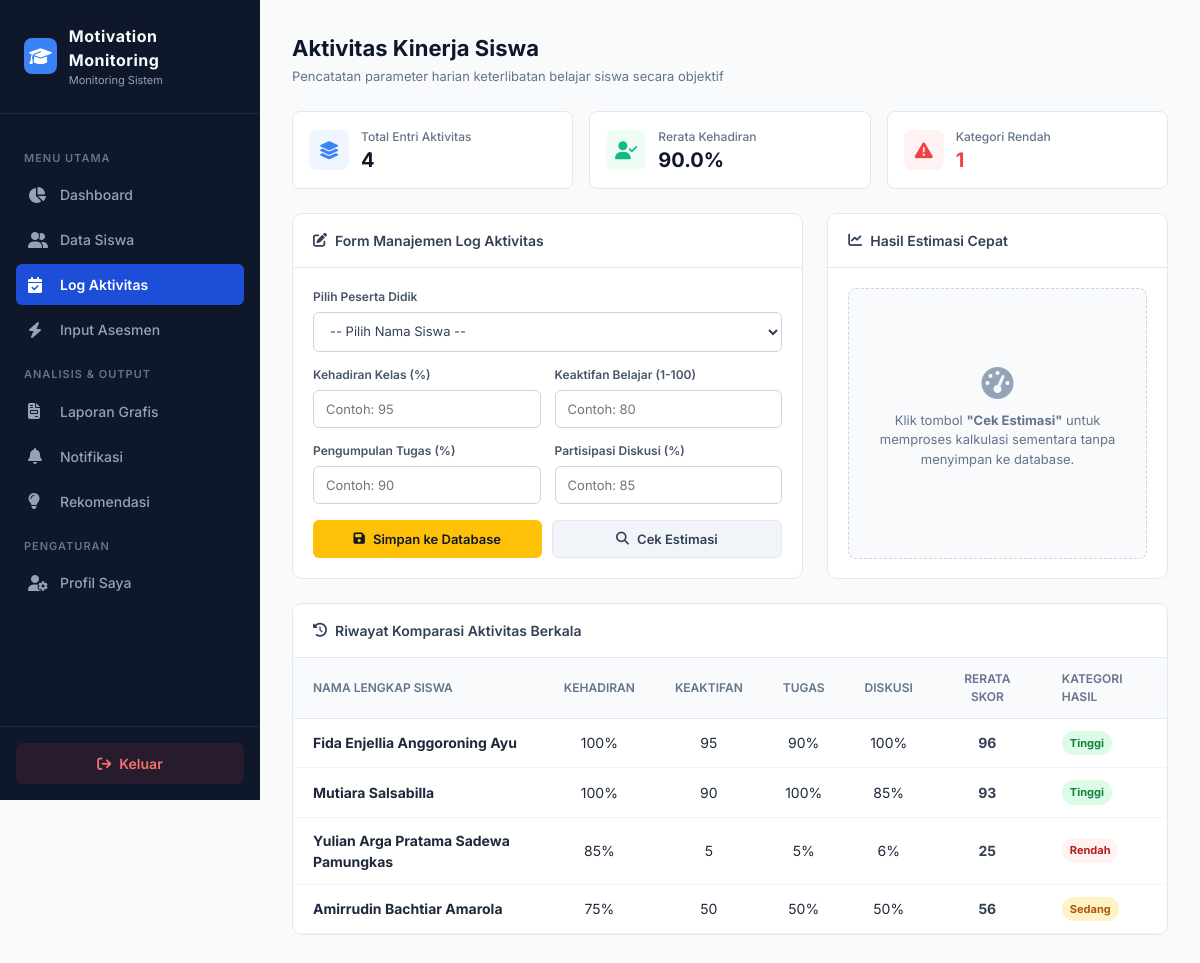
The page /aktivitas on the database its author committed.
### tables this page shows
CREATE TABLE aktivitas (
    id INTEGER PRIMARY KEY AUTOINCREMENT,
    id_siswa INTEGER,
    hadir INTEGER,
    aktif INTEGER,
    tugas INTEGER,
    diskusi INTEGER
);

CREATE TABLE siswa (
    id INTEGER PRIMARY KEY AUTOINCREMENT,
    nama TEXT,
    kelas TEXT
);

### app.py (the view)
@app.route('/aktivitas')
def aktivitas():
    conn = get_db_connection()
    data = conn.execute("""
        SELECT a.*, s.nama,
        (a.hadir + a.aktif + a.tugas + a.diskusi)/4 as skor
        FROM aktivitas a
        JOIN siswa s ON a.id_siswa = s.id
    """).fetchall()
    hasil = []
    for d in data:
        skor = round(d['skor'], 2)
        if skor >= 75:
            kategori = "Tinggi"
        elif skor >= 50:
            kategori = "Sedang"
        else:
            kategori = "Rendah"
        hasil.append({
            "nama": d["nama"],
            "hadir": d["hadir"],
            "aktif": d["aktif"],
            "tugas": d["tugas"],
            "diskusi": d["diskusi"],
            "skor": skor,
            "kategori": kategori
        })
    conn.close()
    siswa = get_all_siswa()
    return render_template('aktivitas.html', siswa=siswa, aktivitas=hasil)

### config/db_config.py (called while the page is built)
def get_db_connection():
    conn = sqlite3.connect('database.db')
    conn.row_factory = sqlite3.Row
    return conn

### models/siswa.py (called while the page is built)
def get_all_siswa():
    conn = get_db_connection()
    data = conn.execute("SELECT * FROM siswa").fetchall()
    conn.close()
    return data

### templates/aktivitas.html (shortened to what this page needs)
<!doctype html>
<html lang="id">
  <head>
    <link
      rel="stylesheet"
      href="https://cdnjs.cloudflare.com/ajax/libs/font-awesome/6.4.0/css/all.min.css"
    />
  </head>
  <body>
    <div class="app-container">
      <aside class="sidebar">
        <div class="sidebar-brand">
          <div class="brand-icon">
            <i class="fa-solid fa-graduation-cap"></i>
          </div>
          <div class="brand-text">
            <h2>Motivation Monitoring</h2>
            <span>Monitoring Sistem</span>
          </div>
        </div>
        <nav class="sidebar-menu">
          <p class="menu-category">Menu Utama</p>
          <a href="/dashboard" class="menu-item"
            ><i class="fa-solid fa-chart-pie"></i> Dashboard</a
          >
          <a href="/siswa" class="menu-item"
            ><i class="fa-solid fa-user-group"></i> Data Siswa</a
          >
          <a href="/aktivitas" class="menu-item active"
            ><i class="fa-solid fa-calendar-check"></i> Log Aktivitas</a
          >
          <a href="/asesmen_kompleks" class="menu-item"
            ><i class="fa-solid fa-bolt"></i> Input Asesmen</a
          >
          <p class="menu-category">Analisis & Output</p>
          <a href="/laporan" class="menu-item"
            ><i class="fa-solid fa-file-invoice"></i> Laporan Grafis</a
          >
          <a href="/notifikasi" class="menu-item"
            ><i class="fa-solid fa-bell"></i> Notifikasi</a
          >
          <a href="/rekomendasi" class="menu-item"
            ><i class="fa-solid fa-lightbulb"></i> Rekomendasi</a
          >
          <p class="menu-category">Pengaturan</p>
          <a href="/profil" class="menu-item">
            <i class="fa-solid fa-user-gear"></i> Profil Saya
          </a>
        </nav>
        <div class="sidebar-footer">
          <a href="/" class="btn-logout"
            ><i class="fa-solid fa-arrow-right-from-bracket"></i> Keluar</a
          >
        </div>
      </aside>
      <main class="main-content">
        <header class="topbar">
          <div class="topbar-left">
            <h1>Aktivitas Kinerja Siswa</h1>
            <p class="subtitle">
              Pencatatan parameter harian keterlibatan belajar siswa secara
              objektif
            </p>
          </div>
        </header>
        <section class="metrics-grid">
          <div class="metric-card">
            <div class="metric-icon text-blue bg-blue-light">
              <i class="fa-solid fa-layer-group"></i>
            </div>
            <div class="metric-body">
              <span class="metric-label">Total Entri Aktivitas</span>
              <span class="metric-value">{{ aktivitas|length }}</span>
            </div>
          </div>
          <div class="metric-card">
            <div class="metric-icon text-success bg-success-light">
              <i class="fa-solid fa-user-check"></i>
            </div>
            <div class="metric-body">
              <span class="metric-label">Rerata Kehadiran</span>
              <span class="metric-value">
                {% if aktivitas %} {{ (aktivitas | sum(attribute='hadir') /
                aktivitas|length) | round(2) }}% {% else %} 0% {% endif %}
              </span>
            </div>
          </div>
          <div class="metric-card">
            <div class="metric-icon text-danger bg-danger-light">
              <i class="fa-solid fa-triangle-exclamation"></i>
            </div>
            <div class="metric-body">
              <span class="metric-label">Kategori Rendah</span>
              <span class="metric-value text-danger">
                {{ aktivitas | selectattr('kategori','equalto','Rendah') | list
                | length }}
              </span>
            </div>
          </div>
        </section>
        <div class="split-layout">
          <div class="panel">
            <div class="panel-header">
              <h3>
                <i class="fa-solid fa-pen-to-square"></i> Form Manajemen Log
                Aktivitas
              </h3>
            </div>
            <div class="panel-body">
              <form method="POST" action="/simpan_aktivitas">
                <div class="form-grid">
                  <div class="form-group-full">
                    <label class="form-label">Pilih Peserta Didik</label>
                    <select name="id_siswa" required>
                      <option value="">-- Pilih Nama Siswa --</option>
                    </select>
                  </div>
                  <div>
                    <label class="form-label">Kehadiran Kelas (%)</label>
                    <input
                      type="number"
                      name="hadir"
                      placeholder="Contoh: 95"
                      min="0"
                      max="100"
                      required
                    />
                  </div>
                  <div>
                    <label class="form-label">Keaktifan Belajar (1-100)</label>
                    <input
                      type="number"
                      name="aktif"
                      placeholder="Contoh: 80"
                      min="1"
                      max="100"
                      required
                    />
                  </div>
                  <div>
                    <label class="form-label">Pengumpulan Tugas (%)</label>
                    <input
                      type="number"
                      name="tugas"
                      placeholder="Contoh: 90"
                      min="0"
                      max="100"
                      required
                    />
                  </div>
                  <div>
                    <label class="form-label">Partisipasi Diskusi (%)</label>
                    <input
                      type="number"
                      name="diskusi"
                      placeholder="Contoh: 85"
                      min="0"
                      max="100"
                      required
                    />
                  </div>
                </div>
                <div class="btn-container">
                  <button type="submit">
                    <i class="fa-solid fa-floppy-disk"></i> Simpan ke Database
                  </button>
                  <button
                    type="button"
                    class="btn-action"
                    onclick="previewMotivasi()"
                  >
                    <i class="fa-solid fa-magnifying-glass"></i> Cek Estimasi
                  </button>
                </div>
              </form>
            </div>
          </div>
          <div class="panel">
            <div class="panel-header">
              <h3>
                <i class="fa-solid fa-chart-line"></i> Hasil Estimasi Cepat
              </h3>
            </div>
            <div class="panel-body" style="height: calc(100% - 53px)">
              <div class="preview-box">
                <i
                  class="fa-solid fa-gauge-high"
                  style="font-size: 32px; color: #94a3b8; margin-bottom: 12px"
                ></i>
                <p style="color: #64748b; font-size: 13px">
                  Klik tombol <strong>"Cek Estimasi"</strong> untuk memproses
                  kalkulasi sementara tanpa menyimpan ke database.
                </p>
              </div>
            </div>
          </div>
        </div>
        <div class="panel">
          <div class="panel-header">
            <h3>
              <i class="fa-solid fa-clock-rotate-left"></i> Riwayat Komparasi
              Aktivitas Berkala
            </h3>
          </div>
          <div class="panel-body p-0">
            <table class="table-clean">
              <thead>
                <tr>
                  <th>Nama Lengkap Siswa</th>
                  <th class="text-center">Kehadiran</th>
                  <th class="text-center">Keaktifan</th>
                  <th class="text-center">Tugas</th>
                  <th class="text-center">Diskusi</th>
                  <th class="text-center">Rerata Skor</th>
                  <th>Kategori Hasil</th>
                </tr>
              </thead>
              <tbody>
                {% for a in aktivitas %}
                <tr>
                  <td><strong>{{ a.nama }}</strong></td>
                  <td class="text-center">{{ a.hadir }}%</td>
                  <td class="text-center">{{ a.aktif }}</td>
                  <td class="text-center">{{ a.tugas }}%</td>
                  <td class="text-center">{{ a.diskusi }}%</td>
                  <td
                    class="text-center"
                    style="font-weight: 700; color: #334155"
                  >
                    {{ a.skor }}
                  </td>
                  <td>
                    {% if a.kategori == 'Tinggi' %}
                    <span class="badge badge-success">Tinggi</span>
                    {% elif a.kategori == 'Sedang' %}
                    <span class="badge badge-warning">Sedang</span>
                    {% else %}
                    <span class="badge badge-danger">Rendah</span>
                    {% endif %}
                  </td>
                </tr>
                {% else %}
                <tr>
                  <td colspan="7" class="table-empty">
                    Belum ada riwayat parameter aktivitas yang tercatat.
                  </td>
                </tr>
                {% endfor %}
              </tbody>
            </table>
          </div>
        </div>
      </main>
    </div>
  </body>
</html>

### rows shown on the page
aktivitas: nama "Fida Enjellia Anggoroning Ayu", hadir "100", aktif "95", tugas "90", diskusi "100", skor "96", shows "Tinggi"
aktivitas: nama "Mutiara Salsabilla", hadir "100", aktif "90", tugas "100", diskusi "85", skor "93", shows "Tinggi"
aktivitas: nama "Yulian Arga Pratama Sadewa Pamungkas", hadir "85", aktif "5", tugas "5", diskusi "6", skor "25", shows "Rendah"
aktivitas: nama "Amirrudin Bachtiar Amarola", hadir "75", aktif "50", tugas "50", diskusi "50", skor "56", shows "Sedang"

### other values the page prints
{{ aktivitas|length }} "4"
